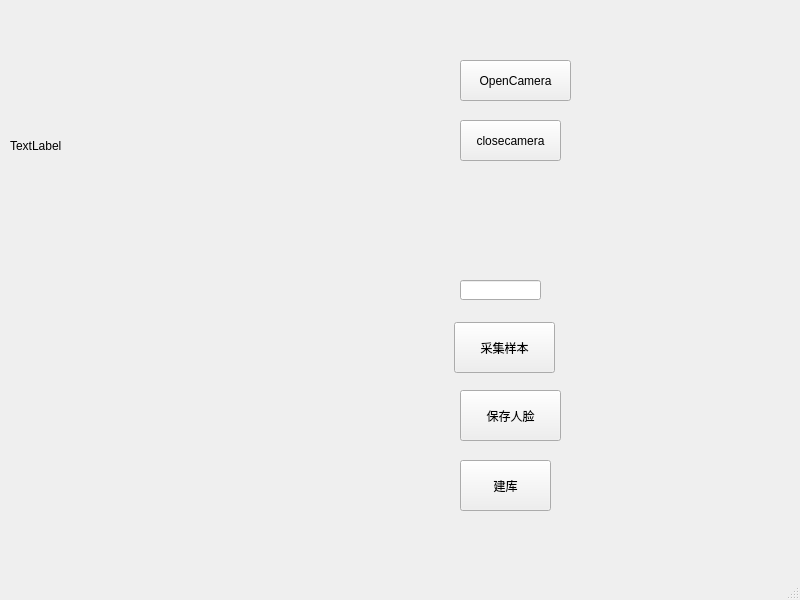
<?xml version="1.0" encoding="UTF-8"?>
<ui version="4.0">
 <class>MainWindow</class>
 <widget class="QMainWindow" name="MainWindow">
  <property name="geometry">
   <rect>
    <x>0</x>
    <y>0</y>
    <width>800</width>
    <height>600</height>
   </rect>
  </property>
  <property name="windowTitle">
   <string>MainWindow</string>
  </property>
  <widget class="QWidget" name="centralwidget">
   <widget class="QPushButton" name="opencamera">
    <property name="geometry">
     <rect>
      <x>460</x>
      <y>60</y>
      <width>111</width>
      <height>41</height>
     </rect>
    </property>
    <property name="text">
     <string>OpenCamera</string>
    </property>
   </widget>
   <widget class="QLabel" name="showcamera">
    <property name="geometry">
     <rect>
      <x>10</x>
      <y>0</y>
      <width>431</width>
      <height>291</height>
     </rect>
    </property>
    <property name="text">
     <string>TextLabel</string>
    </property>
   </widget>
   <widget class="QPushButton" name="closecamera">
    <property name="geometry">
     <rect>
      <x>460</x>
      <y>120</y>
      <width>101</width>
      <height>41</height>
     </rect>
    </property>
    <property name="text">
     <string>closecamera</string>
    </property>
   </widget>
   <widget class="QPushButton" name="addface">
    <property name="geometry">
     <rect>
      <x>460</x>
      <y>460</y>
      <width>91</width>
      <height>51</height>
     </rect>
    </property>
    <property name="text">
     <string>建库</string>
    </property>
   </widget>
   <widget class="QLineEdit" name="lineEdit">
    <property name="geometry">
     <rect>
      <x>460</x>
      <y>280</y>
      <width>81</width>
      <height>20</height>
     </rect>
    </property>
   </widget>
   <widget class="QPushButton" name="captureface">
    <property name="geometry">
     <rect>
      <x>454</x>
      <y>322</y>
      <width>101</width>
      <height>51</height>
     </rect>
    </property>
    <property name="text">
     <string>采集样本</string>
    </property>
   </widget>
   <widget class="QPushButton" name="saveface">
    <property name="geometry">
     <rect>
      <x>460</x>
      <y>390</y>
      <width>101</width>
      <height>51</height>
     </rect>
    </property>
    <property name="text">
     <string>保存人脸</string>
    </property>
   </widget>
  </widget>
  <widget class="QMenuBar" name="menubar">
   <property name="geometry">
    <rect>
     <x>0</x>
     <y>0</y>
     <width>800</width>
     <height>23</height>
    </rect>
   </property>
  </widget>
  <widget class="QStatusBar" name="statusbar"/>
 </widget>
 <resources/>
 <connections/>
</ui>
